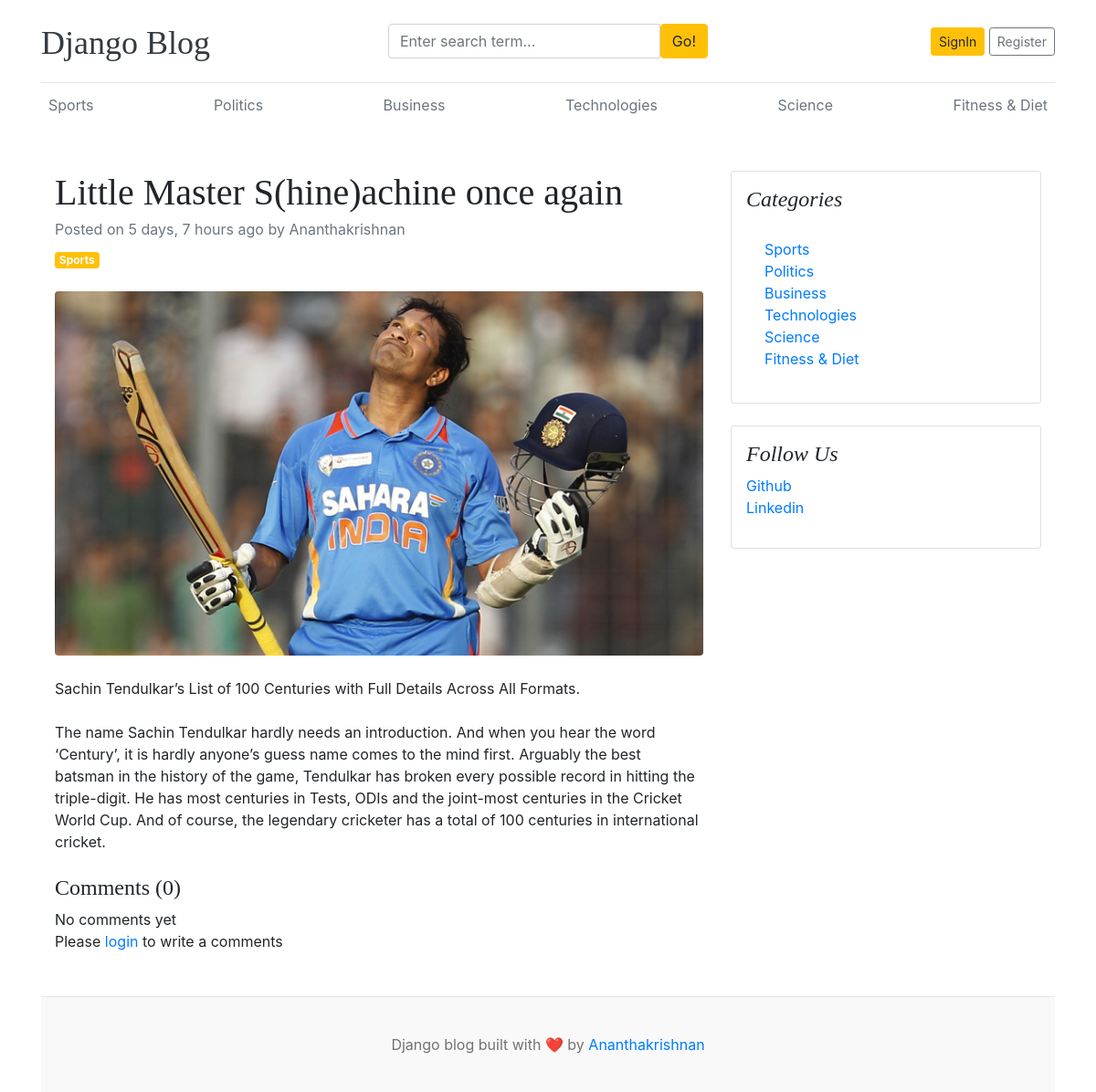
The page /blogs/little-master-shineachine-once-again/ on the database its author committed.
### blogs/models.py (models this page shows, shortened)
class Category(models.Model):
    category_name=models.CharField(max_length=50,unique=True)
    created_at=models.DateTimeField(auto_now_add=True)
    updated_at=models.DateTimeField(auto_now=True)
    class Meta:
        verbose_name_plural="categories"
    def __str__(self):
        return self.category_name

class Blog(models.Model):
    title=models.CharField(max_length=100)
    slug=models.SlugField(max_length=150,unique=True)
    category=models.ForeignKey(Category,on_delete=models.CASCADE)
    author=models.ForeignKey(User,on_delete=models.CASCADE)
    featured_image=models.ImageField(upload_to='uploads/%Y%m%d')
    short_description=models.TextField(max_length=500)
    blog_body=models.TextField(max_length=500)
    status=models.CharField(max_length=20,choices=STATUS_CHOICES,default="Draft")
    is_featured=models.BooleanField(default=False)
    created_at=models.DateTimeField(auto_now_add=True)
    updated_at=models.DateTimeField(auto_now=True)

class SocialLink(models.Model):
    platform=models.CharField(max_length=25)
    link=models.URLField(max_length=100)
    created_at=models.DateTimeField(auto_now_add=True)
    updated_at=models.DateTimeField(auto_now=True)

### blogs/views.py (the view, shortened to what this page needs)
# urls.py: path('blogs/<slug:slug>/',BlogViews.blogs,name="blogs"),
def blogs(request,slug):
    single_blog=get_object_or_404(Blog,slug=slug)
    comments=Comment.objects.filter(blog=single_blog)
    comment_count=comments.count()
    context={
        "single_blog":single_blog,
        "comments":comments,
        "comment_count":comment_count,
    }
    return render(request,"blogs.html",context)

### blogs/context_processors.py (called while the page is built)
def get_categories(request):
    categories=Category.objects.all()
    return dict(categories=categories)

def get_sociallinks(request):
    sociallinks=SocialLink.objects.all()
    return dict(sociallinks=sociallinks)

### templates/blogs.html
{% extends "base.html" %}
{% block content%}
<div class="container mt-5">
    <div class="row">
        <div class="col-lg-8">
            <article>
                <header class="mb-4">
                    <h1 class="fw-bolder mb-1">{{single_blog.title}}</h1>
                    <div class="text-muted fst-italic mb-2">Posted on {{single_blog.created_at|timesince}} ago by {{single_blog.author}}</div>
                    <a class="badge bg-warning text-decoration-none text-light" href="#!">{{single_blog.category}}</a>
                </header>
                <figure class="mb-4"><img class="img-fluid rounded" src="{{single_blog.featured_image.url}}" alt="..." /></figure>
                <section class="mb-5">
                    <p class="fs-5 mb-4">{{single_blog.short_description}}</p>
                    <p class="fs-5 mb-4">{{single_blog.blog_body}}</p>
                    <h4>Comments ({{comment_count}})</h4>
                    {% if comments %}
                       {% for comment in comments%}
                           <div class="card mt-3">
                               <div class="card-body">
                                   <p class="card-text mb-0">{{comment}}</p>
                                   <span>
                                      <small>
                                        By {{comment.user}}
                                      </small>
                                      <small>
                                        | {{comment.created_at | timesince}} ago
                                      </small>
                                   </span>
                               </div>
                           </div>
                       {% endfor %}
                    {% else %}
                    No comments yet
                    {%endif%}
                    <br>
                    <div class="form-group">
                        {% if user.is_authenticated %}
                        <form action="" method="POST">
                            {% csrf_token %}
                            <div class="form-group">
                                <textarea name="comment" class="form-control" placeholder="Write your comment"></textarea>
                                <input type="submit" value="Submit" class="btn btn-primary mt-2">
                            </div>
                        </form>
                        {% else %}
                        <p>Please <span><a href="{% url 'login' %}">login</a></span> to write a comments</p>
                        {% endif %}
                    </div>
                    </section>
            </article>
        </div>
        <div class="col-lg-4">
            <div class="card mb-4 p-3">
                <h4 class="font-italic">Categories</h4>
                <div class="card-body">
                    <div class="row">
                        <div class="col-sm-6">
                            <ul class="list-unstyled mb-0">
                                {% for cat in categories%}
                                <li><a href="{% url 'post_by_category' cat.id%}">{{cat.category_name}}</a></li>
                                {% endfor %}
                            </ul>
                        </div>
                    </div>
                </div>
            </div>
            {% if sociallinks %}
            <div class="card mb-4 p-3">
                <h4 class="font-italic">Follow Us</h4>
                <ol class="list-unstyled">
                    {% for i in sociallinks %}
                    <li><a href="{{i.link}}" target="_blank">{{i.platform}}</a></li>
                    {% endfor %}
                </ol>
            {% endif %}
            </div>
        </div>
    </div>
</div>
{% endblock %}

### templates/base.html (shortened to what this page needs)
{% load static %}
<!DOCTYPE html>
<html lang="en">
<head>
    <link href="https://getbootstrap.com/docs/4.0/dist/css/bootstrap.min.css" rel="stylesheet">
    <link href="{% static 'css/blog.css' %}" rel="stylesheet">
    <link rel="stylesheet" href="https://cdnjs.cloudflare.com/ajax/libs/font-awesome/4.7.0/css/font-awesome.min.css">
</head>
<body>
    <div class="container">
        <header class="blog-header py-3">
            <div class="row flex-nowrap justify-content-between align-items-center">
                <div class="col-4 pt-1">
                    <a class="blog-header-logo text-dark" href="/">Django Blog</a>
                </div>
                <div class="col-4">
                    <form action="{% url 'search' %}" method="GET">
                        <div class="input-group">
                            <input class="form-control" type="text" name="keyword" value="{{keyword}}" placeholder="Enter search term..." aria-label="Enter search term..." aria-describedby="button-search" />
                            <button  type="submit" class="btn btn-warning" id="button-search" type="button">Go!</button>
                        </div>
                    </form>
                </div>
                <div class="col-4 d-flex justify-content-end align-items-center">
                    {% if not user.is_authenticated %}
                    <a class="btn btn-sm btn-warning" href="{% url 'login' %}">SignIn</a> &nbsp;
                    <a class="btn btn-sm btn-outline-secondary" href="{% url 'register'%}">Register</a>
                    {% else %}
                    <span><a href="{% url 'dashboard'%}">Dashboard</a></span>
                    &emsp;
                    <span><a href="{% url 'logout' %}">Logout</a></span>
                    {% endif %}
                </div>
            </div>
        </header>
        <div class="nav-scroller py-1 mb-2">
            <nav class="nav d-flex justify-content-between">
                {% for cat in categories %}
                    <a class="p-2 text-muted" href="{% url 'post_by_category' cat.id%}">{{ cat.category_name }}</a>
                {% endfor %}
            </nav>
        </div>
{% block content%}
{% endblock %}
<footer class="blog-footer">
    <p>Django blog built with ❤️ by <a href="#">Ananthakrishnan</a></p>
</footer>
</body>
</html>

### static/css/blog.css (style rules this page uses)
.blog-header { border-bottom: 1px solid #e5e5e5; }
.blog-header-logo { font-family: "Playfair Display", Georgia, "Times New Roman", serif; font-size: 2.25rem; }
h1, h2, h3, h4, h5, h6 { font-family: "Playfair Display", Georgia, "Times New Roman", serif; }
.blog-footer { padding: 2.5rem 0; color: #727272; text-align: center; background-color: #f9f9f9; border-top: .05rem solid #e5e5e5; }
.blog-footer p:last-child { margin-bottom: 0; }

### rows shown on the page
Category: category_name "Sports"
Category: category_name "Politics"
Category: category_name "Business"
Category: category_name "Technologies"
Category: category_name "Science"
Category: category_name "Fitness & Diet"
Blog: title "Little Master S(hine)achine once again", created_at "5 days, 7 hours", author "Ananthakrishnan", category "Sports", featured_image (picture), short_description "Sachin Tendulkar’s List of 100 Centuries with Full Details Across All Formats.", blog_body "The name Sachin Tendulkar hardly needs an introduction. And when you hear the word ‘Century’, it is hardly anyone’s guess name comes to the mind first. Arguably the best batsman in the history of the game, Tendulkar has broken every possible record in hitting the triple-digit. He has most centuries in Tests, ODIs and the joint-most centuries in the Cricket World Cup. And of course, the legendary cricketer has a total of 100 centuries in international cricket."
SocialLink: platform "Github"
SocialLink: platform "Linkedin"

### other values the page prints
{{ comment_count }} "0"
